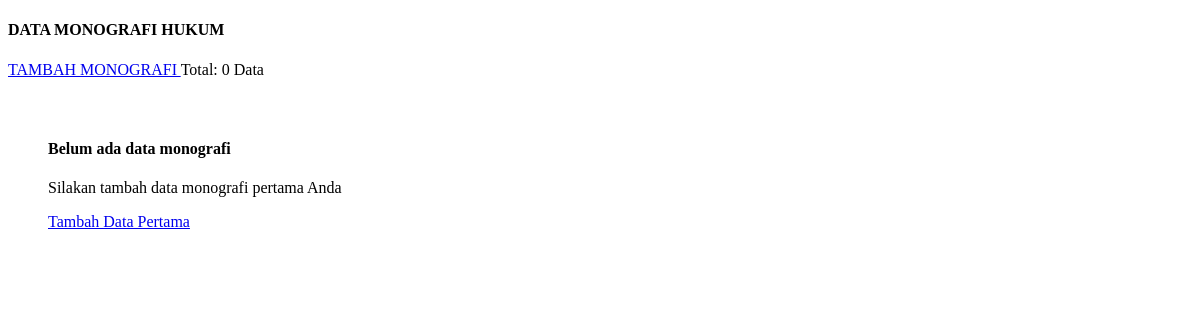
The page /panel_control/tambah-monografi.php on the database as committed earlier.
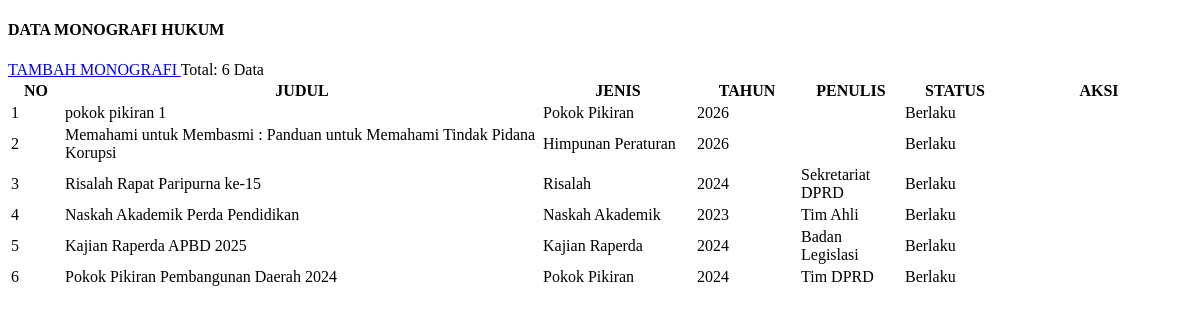
The same page on the database as committed later.
### tables this page shows
CREATE TABLE `monografi` (
  `id_monografi` int(11) NOT NULL,
  `judul` varchar(255) NOT NULL,
  `jenis_monografi` varchar(100) NOT NULL,
  `tanggal_pembuatan` date NOT NULL,
  `tahun_terbit` year(4) DEFAULT NULL,
  `penulis` varchar(200) DEFAULT NULL,
  `penerbit` varchar(200) DEFAULT NULL,
  `isbn` varchar(50) DEFAULT NULL,
  `bidang_hukum` varchar(100) DEFAULT NULL,
  `jumlah_halaman` int(11) DEFAULT NULL,
  `deskripsi` text DEFAULT NULL,
  `status` enum('Berlaku','Tidak Berlaku','Draft') DEFAULT 'Berlaku',
  `bahasa` varchar(50) DEFAULT 'Indonesia',
  `file_pdf` varchar(255) DEFAULT NULL,
  `thumbnail` varchar(255) DEFAULT NULL,
  `created_at` timestamp NULL DEFAULT current_timestamp(),
  `updated_at` timestamp NULL DEFAULT NULL ON UPDATE current_timestamp(),
  `id_user` varchar(50) DEFAULT NULL
);

### panel_control/tambah-monografi.php (the view, shortened to what this page needs)
<?php
$aksi = isset($_GET['aksi']) ? $_GET['aksi'] : '';
if ($aksi == '') {
?>
<!DOCTYPE html>
<html>
<body>
    <div class="container-fluid">
        <h4>DATA MONOGRAFI HUKUM</h4>
        <div class="panel-heading clearfix">
            <a href="?page=monografi&aksi=tambah" class="btn btn-primary">
                <i class="fas fa-plus"></i> TAMBAH MONOGRAFI
            </a>
            <span class="pull-right">
                <?php
                $count = mysqli_query($GLOBALS["___mysqli_ston"], "SELECT COUNT(*) as total FROM monografi");
                $total = mysqli_fetch_array($count);
                ?>
                <span class="badge badge-info">Total: <?php echo $total['total']; ?> Data</span>
            </span>
        </div>
        <div>
            <?php if ($total['total'] > 0): ?>
            <div style="overflow-x: auto;">
                <table class="table">
                    <thead>
                        <tr>
                            <th width="50">NO</th>
                            <th>JUDUL</th>
                            <th width="150">JENIS</th>
                            <th width="100">TAHUN</th>
                            <th width="100">PENULIS</th>
                            <th width="100">STATUS</th>
                            <th width="180" class="text-center">AKSI</th>
                        </tr>
                    </thead>
                    <tbody>
                        <?php
                        $query = mysqli_query($GLOBALS["___mysqli_ston"], "SELECT * FROM monografi ORDER BY id_monografi DESC");
                        $no = 1;
                        while ($data = mysqli_fetch_array($query)) {
                        ?>
                        <tr>
                            <td class="text-center"><?php echo $no++; ?></td>
                            <td><?php echo htmlspecialchars($data['judul']); ?></td>
                            <td>
                                <span class="badge badge-primary"><?php echo $data['jenis_monografi']; ?></span>
                            </td>
                            <td><?php echo $data['tahun_terbit']; ?></td>
                            <td><?php echo htmlspecialchars($data['penulis']); ?></td>
                            <td>
                                <?php
                                $badge_class = 'badge-warning';
                                if ($data['status'] == 'Berlaku') $badge_class = 'badge-success';
                                ?>
                                <span class="badge <?php echo $badge_class; ?>">
                                    <?php echo $data['status']; ?>
                                </span>
                            </td>
                            <td class="text-center">
                            </td>
                        </tr>
                        <?php } ?>
                    </tbody>
                </table>
            </div>
            <?php else: ?>
            <div class="text-center" style="padding: 40px;">
                <h4 class="text-muted">Belum ada data monografi</h4>
                <p class="text-muted">Silakan tambah data monografi pertama Anda</p>
                <a href="?page=monografi&aksi=tambah" class="btn btn-primary mt-3">
                    <i class="fas fa-plus"></i> Tambah Data Pertama
                </a>
            </div>
            <?php endif; ?>
        </div>
    </div>
</body>
</html>
<?php
}
elseif ($aksi != '') {
    echo "<script>alert('Aksi tidak dikenali!'); window.location='?page=monografi';</script>";
}
?>

Rows that differ between the two databases and show on the page:
added monografi: judul "pokok pikiran 1", jenis_monografi "Pokok Pikiran", tahun_terbit "2026", status "Berlaku"
added monografi: judul "Memahami untuk Membasmi : Panduan untuk Memahami Tindak Pidana Korupsi", jenis_monografi "Himpunan Peraturan", tahun_terbit "2026", status "Berlaku"
added monografi: judul "Risalah Rapat Paripurna ke-15", jenis_monografi "Risalah", tahun_terbit "2024", penulis "Sekretariat DPRD", status "Berlaku"
added monografi: judul "Naskah Akademik Perda Pendidikan", jenis_monografi "Naskah Akademik", tahun_terbit "2023", penulis "Tim Ahli", status "Berlaku"
added monografi: judul "Kajian Raperda APBD 2025", jenis_monografi "Kajian Raperda", tahun_terbit "2024", penulis "Badan Legislasi", status "Berlaku"
added monografi: judul "Pokok Pikiran Pembangunan Daerah 2024", jenis_monografi "Pokok Pikiran", tahun_terbit "2024", penulis "Tim DPRD", status "Berlaku"
Other text that changed with them:
$total['total']: "0" → "6"
text no longer shown: "Belum ada data monografi Silakan tambah data monografi pertama Anda Tambah Data Pertama"
text now shown: "NO JUDUL JENIS TAHUN PENULIS STATUS AKSI"
